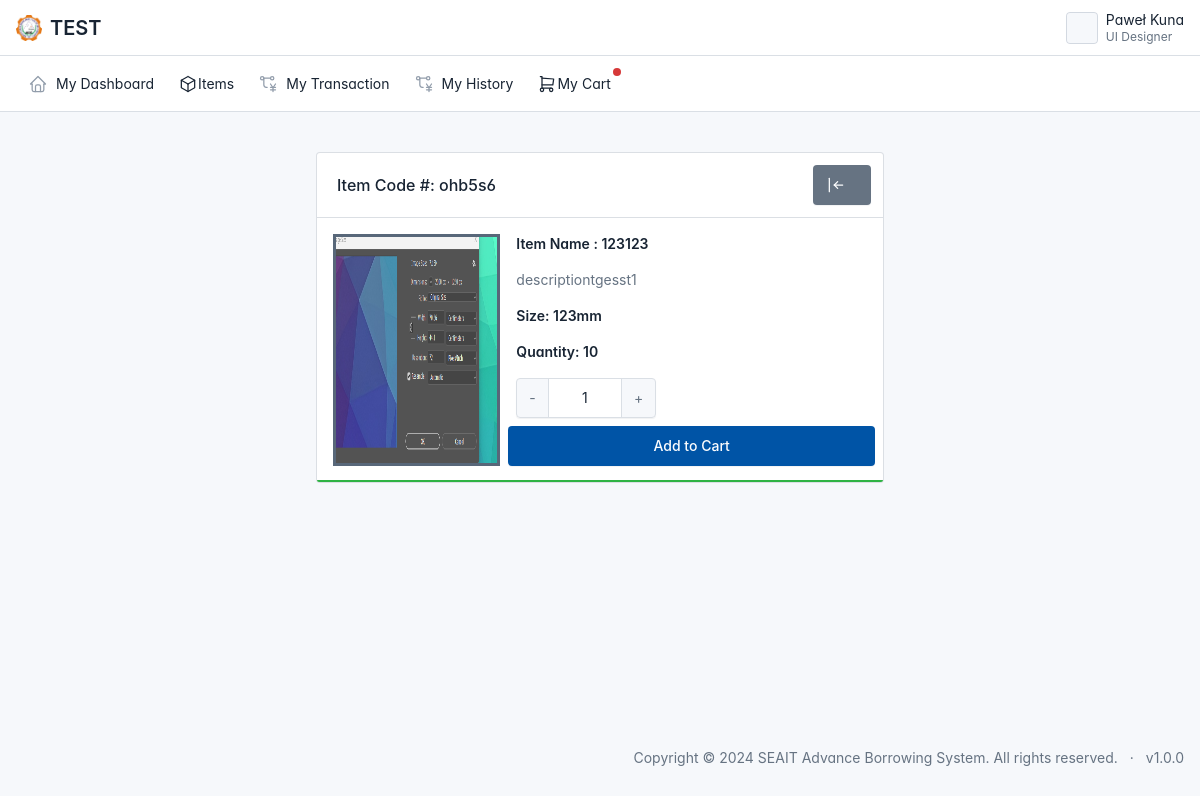
/user/borrowslip.php?code=ohb5s6 (signed in), run on an earlier commit of the app's database.
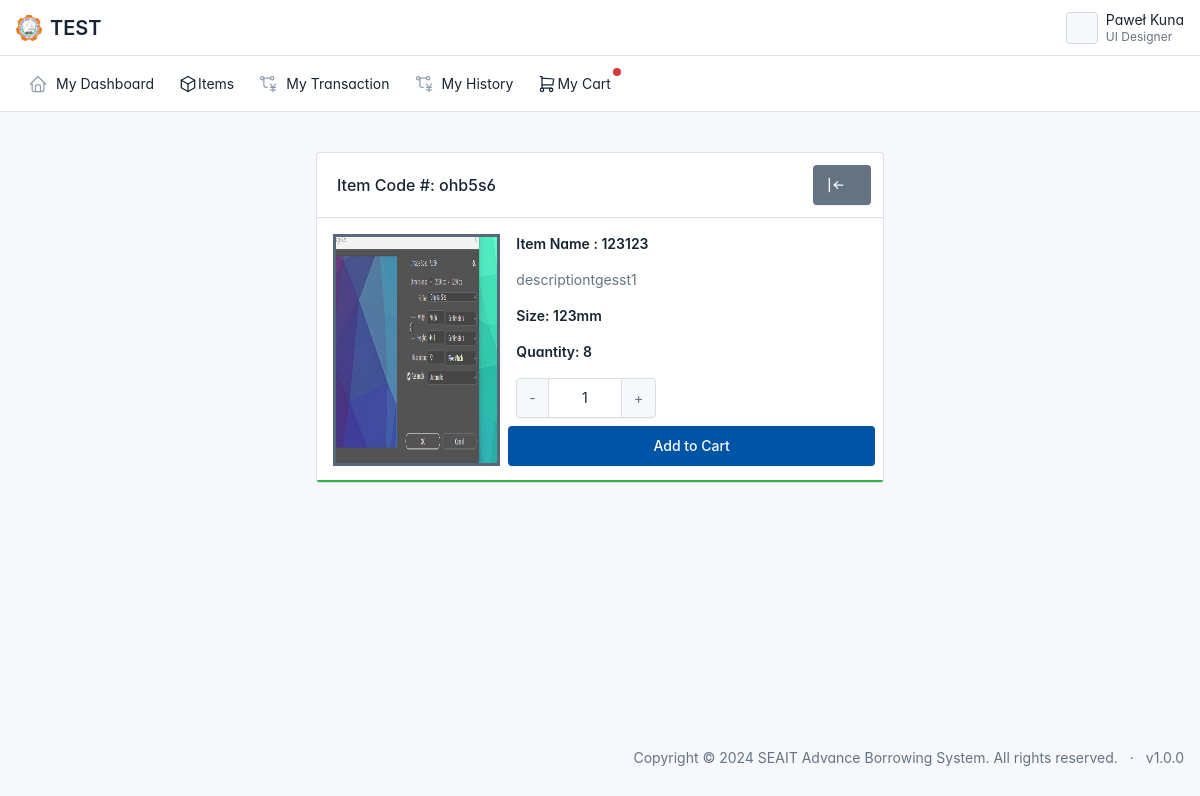
And on a later commit of the database.
### tables this page shows
CREATE TABLE IF NOT EXISTS `tbl_item` (
  `item_code` varchar(100) NOT NULL,
  `item_name` varchar(100) NOT NULL,
  `category_id` int NOT NULL,
  `size_id` int NOT NULL,
  `quantity` int NOT NULL,
  `item_condition` varchar(100) NOT NULL,
  `status` int NOT NULL,
  `description` varchar(100) NOT NULL,
  `img_path` varchar(100) NOT NULL,
  `date_created` datetime NOT NULL DEFAULT CURRENT_TIMESTAMP,
  PRIMARY KEY (`item_code`),
  KEY `fk_category_id` (`category_id`),
  KEY `fk_size_id` (`size_id`)
);

CREATE TABLE IF NOT EXISTS `tbl_size` (
  `size_id` int NOT NULL AUTO_INCREMENT,
  `size_description` varchar(100) NOT NULL,
  PRIMARY KEY (`size_id`)
);

### user/borrowslip.php (the view, shortened to what this page needs)
<?php include '../connection.php';
?>
<!doctype html>
<html lang="en">
<?php include '../components/head.php' ?>
<body class="layout-fluid">
  <div class="page">
    <?php include '../components/navbar.php' ?>
    <?php include '../components/usersidebar.php' ?>
    <div class="page-wrapper">
      <div class="page-body">
        <div class="container-xl">
          <div class="row row-deck row-cards d-flex justify-content-center my-auto mx-auto">
            <div class="col-lg-6">
              <div class="card ">
                <div class="card-status-bottom bg-green"></div>
                <div class="card-header">
                  <div>
                    <h3 class="card-title">
                      <?php
                      $code = $_GET['code'];
                      $sql = "SELECT
                       inv.item_name,
                       inv.item_code,
                       inv.quantity,
                       inv.img_path,
                       ts.size_description,
                       inv.description
                     FROM
                       tbl_item inv
                     LEFT JOIN tbl_size ts ON
                       inv.size_id = ts.size_id
                     WHERE
                       inv.item_code = '$code' AND inv.status = 1";
                      $rs = $conn->query($sql);
                      $row = $rs->fetch_assoc();
                      ?>
                      Item Code #: <?php echo $row['item_code'] ?>
                    </h3>
                  </div>
                  <div class="card-actions">
                    <a href="items.php" class="btn btn-secondary d-none d-sm-inline-block">
                    </a>
                  </div>
                </div>
                <div class="card-body p-3">
                  <div class="row">
                    <div class="col-lg-4">
                      <img id="ImgID" class="h-100 img-fluid border border-3 bg-secondary" src="../static/item/<?php echo $row['img_path'] ?>" style="border:2px solid gray">
                    </div>
                    <div class="col-lg-8">
                      <div class="row">
                        <div class="col-lg-12">
                          <div class="mb-3">
                            <h4 class="text-capitalize">Item Name : <?php echo $row['item_name'] ?></h4>
                          </div>
                        </div>
                        <div class="col-lg-12">
                          <div class="mb-3">
                            <p class="text-muted"><?php echo $row['description'] ?></p>
                          </div>
                        </div>
                        <div class="col-lg-12">
                          <div class="mb-3">
                            <h4 class="text-capitalize">Size: <?php echo $row['size_description'] ?></h4>
                          </div>
                        </div>
                        <div class="col-lg-12">
                          <div class="mb-3">
                            <h4>Quantity: <?php echo $row['quantity'] ?> </h4>
                          </div>
                        </div>
                        <div class="d-flex justify-content-between align-center">
                          <div class="input-group" style="width:140px">
                            <button class="input-group-text" id="minus">-</button>
                            <input type="text" class="form-control text-center" id="counter" value="1" autocomplete="off" readonly>
                            <button class="input-group-text" id="add">+</button>
                          </div>
                        </div>
                        <button class="btn btn-primary mt-2" id="proceed">Add to Cart</button>
                      </div>
                    </div>
                  </div>
                </div>
              </div>
            </div>
          </div>
        </div>
      </div>
    </div>
    <?php include '../components/footer.php' ?>
  </div>
</body>
</html>

What changed in the data, as far as the page shows it:
changed tbl_item "ohb5s6": quantity "10" → "8"
